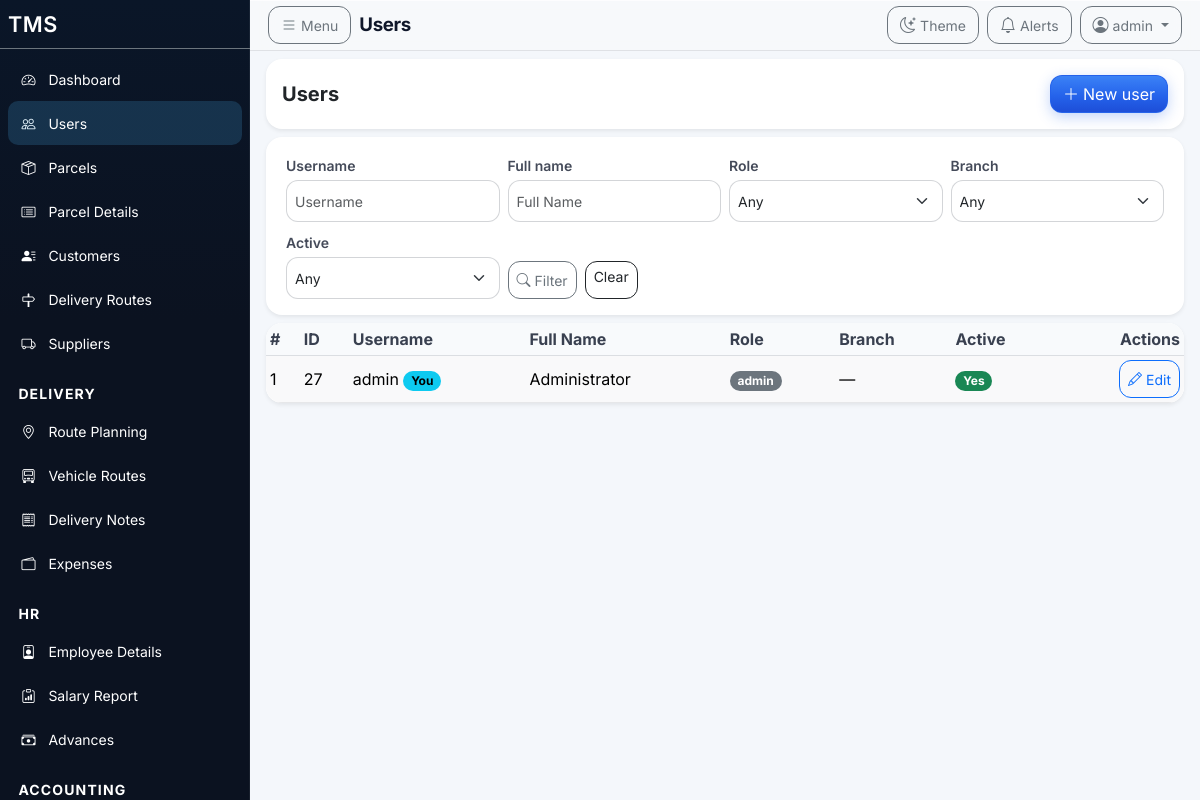
Page /index.php?page=users (signed in) on the earlier database version.
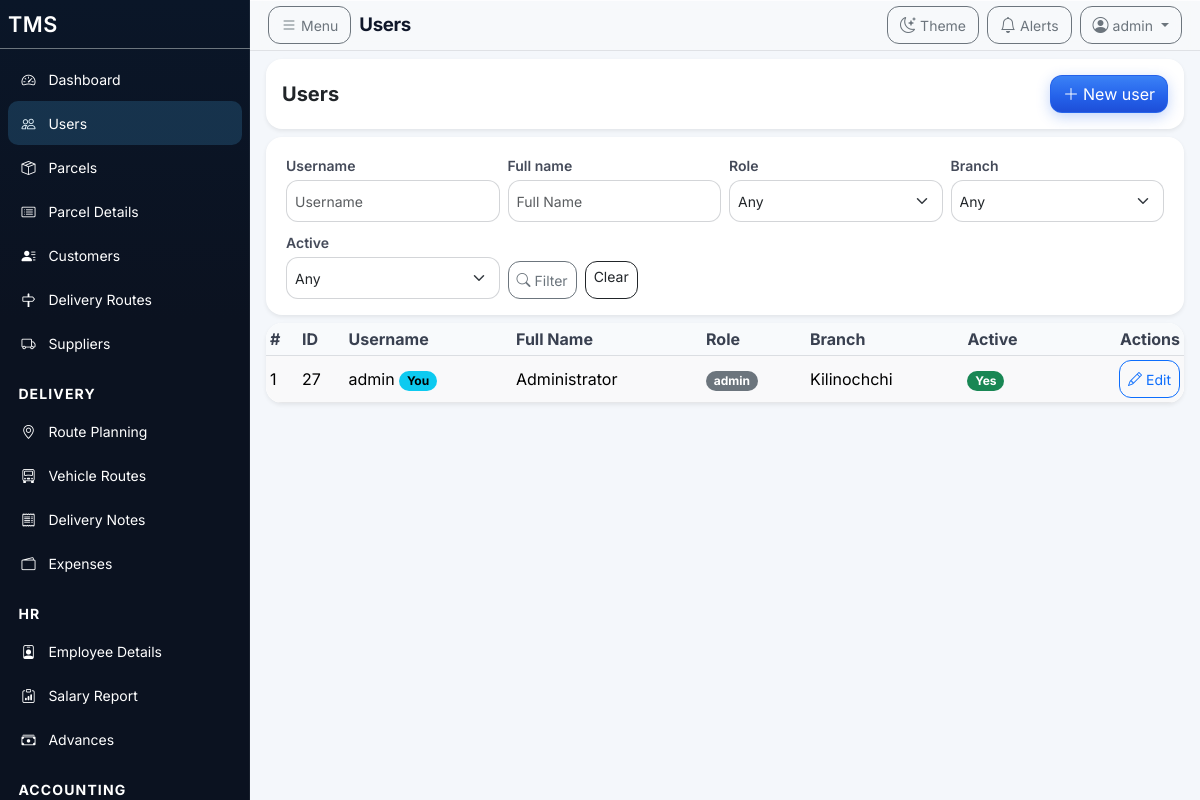
Same page on the later database version.
### tables this page shows
CREATE TABLE `users` (
  `id` bigint unsigned NOT NULL AUTO_INCREMENT,
  `username` varchar(50) NOT NULL,
  `password_hash` varchar(255) NOT NULL,
  `full_name` varchar(120) NOT NULL,
  `role` varchar(50) DEFAULT NULL,
  `branch_id` bigint unsigned DEFAULT NULL,
  `is_main_branch` tinyint(1) NOT NULL DEFAULT '0',
  `active` tinyint(1) NOT NULL DEFAULT '1',
  `created_at` timestamp NULL DEFAULT CURRENT_TIMESTAMP,
  `updated_at` timestamp NULL DEFAULT CURRENT_TIMESTAMP ON UPDATE CURRENT_TIMESTAMP,
  PRIMARY KEY (`id`),
  UNIQUE KEY `username` (`username`),
  KEY `fk_users_branch` (`branch_id`)
);

CREATE TABLE `branches` (
  `id` bigint unsigned NOT NULL AUTO_INCREMENT,
  `name` varchar(100) NOT NULL,
  `address_tamil` varchar(500) DEFAULT NULL,
  `address_english` varchar(500) DEFAULT NULL,
  `phones` varchar(255) DEFAULT NULL,
  `settings_slot` tinyint DEFAULT NULL COMMENT '0-2 Settings letterhead slots',
  `code` varchar(20) NOT NULL,
  `location` varchar(255) DEFAULT NULL,
  `is_main` tinyint(1) NOT NULL DEFAULT '0',
  `is_active` tinyint(1) NOT NULL DEFAULT '1',
  `is_default` tinyint(1) NOT NULL DEFAULT '0',
  `created_at` timestamp NULL DEFAULT CURRENT_TIMESTAMP,
  `updated_at` timestamp NULL DEFAULT CURRENT_TIMESTAMP ON UPDATE CURRENT_TIMESTAMP,
  PRIMARY KEY (`id`),
  UNIQUE KEY `code` (`code`)
);

### views/users/index.php (the view, shortened to what the changed rows need)
<?php
  $currentUserId = (int)($currentUserId ?? 0);
?>
<div class="container-fluid px-0">
  <div class="row g-2">
    <div class="col-12">
      <div class="card shadow-sm rounded-3 border-0 overflow-hidden">
        <div class="card-body p-0">
          <div class="table-responsive">
            <table class="table table-sm table-striped align-middle datatable mb-0">
              <thead>
                <tr>
                  <th>#</th>
                  <th>ID</th>
                  <th>Username</th>
                  <th>Full Name</th>
                  <th>Role</th>
                  <th>Branch</th>
                  <th>Active</th>
                  <th class="text-end">Actions</th>
                </tr>
              </thead>
              <tbody>
                <?php $rowNum = 0; foreach (($users ?? []) as $u): $rowNum++; ?>
                  <?php $uid = (int)($u['id'] ?? 0); $isSelf = ($currentUserId > 0 && $uid === $currentUserId); ?>
                  <tr>
                    <td><?php echo (int)$rowNum; ?></td>
                    <td><?php echo $uid; ?></td>
                    <td><?php echo htmlspecialchars((string)($u['username'] ?? '')); ?><?php if ($isSelf): ?> <span class="badge text-bg-info">You</span><?php endif; ?></td>
                    <td><?php echo htmlspecialchars((string)($u['full_name'] ?? '')); ?></td>
                    <td><span class="badge text-bg-secondary"><?php echo htmlspecialchars((string)($u['role'] ?? '')); ?></span></td>
                    <td><?php echo htmlspecialchars($u['branch_name'] ?? '—'); ?></td>
                    <td><?php echo ((int)($u['active'] ?? 0) === 1) ? '<span class="badge text-bg-success">Yes</span>' : '<span class="badge text-bg-secondary">No</span>'; ?></td>
                    <td class="text-end text-nowrap">
                      <a class="btn btn-sm btn-outline-primary d-inline-flex align-items-center gap-1" href="<?php echo Helpers::baseUrl('index.php?page=users&action=edit&id='.$uid); ?>"><i class="bi bi-pencil" aria-hidden="true"></i><span>Edit</span></a>
                    </td>
                  </tr>
                <?php endforeach; ?>
              </tbody>
            </table>
          </div>
        </div>
      </div>
    </div>
  </div>
</div>

### views/layout/header.php (shortened to what the changed rows need)
<?php
$user = Auth::user();
?>
<!doctype html>
<html lang="en">
<head>
  <link href="https://cdn.jsdelivr.net/npm/bootstrap@5.3.3/dist/css/bootstrap.min.css" rel="stylesheet">
  <link rel="stylesheet" href="https://cdn.jsdelivr.net/npm/bootstrap-icons@1.11.3/font/bootstrap-icons.css">
  <link rel="stylesheet" href="https://cdn.jsdelivr.net/npm/datatables.net-bs5@2.1.8/css/dataTables.bootstrap5.min.css">
  <link rel="stylesheet" href="https://cdn.jsdelivr.net/npm/choices.js/public/assets/styles/choices.min.css">
  <link rel="stylesheet" href="<?php echo Helpers::baseUrl('assets/css/report-master.css?v=1'); ?>">
  <link rel="stylesheet" href="<?php echo Helpers::baseUrl('assets/css/tms-design-system.css'); ?>">
  <link rel="stylesheet" href="<?php echo Helpers::baseUrl('assets/css/app-layout-rebuild.css'); ?>">
</head>
<body>
<?php
  $currentPage = $_GET['page'] ?? '';
  $action = $_GET['action'] ?? '';
  $canCreateParcels = Auth::canCreateParcels();
  $parcelsCreateUrl = $canCreateParcels
    ? Helpers::baseUrl('index.php?page=parcels&action=new')
    : Helpers::baseUrl('index.php?page=parcels');
  $parcelsListUrl = Helpers::baseUrl('index.php?page=parcels');
  $isParcelsCreateActive = ($currentPage === 'parcels' && in_array($action, ['new','edit'], true));
  $isParcelsListActive = ($currentPage === 'parcels' && !in_array($action, ['new','edit'], true));
  $isDN = ($currentPage === 'delivery_notes');
  $dnAction = $action;
  $isRouteActive = $isDN && ($dnAction === 'route');
  $isRouteVehiclesActive = $isDN && ($dnAction === 'route_vehicles' || $dnAction === 'route_detail');
  $isDNIndexActive = $isDN && ($dnAction === '' || $dnAction === 'index');
  $navCurrent = static function (bool $active): string {
    return $active ? ' aria-current="page"' : '';
  };
?>
<?php if ($user): ?>
<div class="app app-layout">
  <nav id="sidebar" class="tms-sidebar app-sidebar bg-dark text-white" aria-label="Primary navigation">
    <div class="p-2 border-bottom border-secondary d-flex align-items-center justify-content-between gap-2">
      <a class="navbar-brand text-white text-decoration-none fw-semibold mb-0" href="<?php echo Helpers::baseUrl('index.php?page=dashboard'); ?>">TMS</a>
    </div>
    <?php if ($user): ?>
    <ul class="nav nav-pills flex-column p-2 small" role="list">
      <li class="nav-item"><a class="nav-link text-white <?php echo $currentPage==='dashboard'?'active':''; ?>" href="<?php echo Helpers::baseUrl('index.php?page=dashboard'); ?>"<?php echo $navCurrent($currentPage==='dashboard'); ?>><i class="bi bi-speedometer2" aria-hidden="true"></i><span>Dashboard</span></a></li>
      <?php if (($user['role'] ?? '') === 'admin'): ?>
        <li class="nav-item"><a class="nav-link text-white <?php echo $currentPage==='users'?'active':''; ?>" href="<?php echo Helpers::baseUrl('index.php?page=users'); ?>"<?php echo $navCurrent($currentPage==='users'); ?>><i class="bi bi-people" aria-hidden="true"></i><span>Users</span></a></li>
      <?php endif; ?>
      <li class="nav-item"><a class="nav-link text-white <?php echo $isParcelsCreateActive?'active':''; ?>" href="<?php echo $parcelsCreateUrl; ?>"<?php echo $navCurrent($isParcelsCreateActive); ?>><i class="bi bi-box-seam" aria-hidden="true"></i><span>Parcels</span></a></li>
      <li class="nav-item"><a class="nav-link text-white <?php echo $isParcelsListActive?'active':''; ?>" href="<?php echo $parcelsListUrl; ?>"<?php echo $navCurrent($isParcelsListActive); ?>><i class="bi bi-card-list" aria-hidden="true"></i><span>Parcel Details</span></a></li>
      <li class="nav-item"><a class="nav-link text-white <?php echo $currentPage==='customers'?'active':''; ?>" href="<?php echo Helpers::baseUrl('index.php?page=customers'); ?>"<?php echo $navCurrent($currentPage==='customers'); ?>><i class="bi bi-person-lines-fill" aria-hidden="true"></i><span>Customers</span></a></li>
      <li class="nav-item"><a class="nav-link text-white <?php echo $currentPage==='delivery_routes'?'active':''; ?>" href="<?php echo Helpers::baseUrl('index.php?page=delivery_routes'); ?>"<?php echo $navCurrent($currentPage==='delivery_routes'); ?>><i class="bi bi-signpost" aria-hidden="true"></i><span>Delivery Routes</span></a></li>
      <li class="nav-item"><a class="nav-link text-white <?php echo $currentPage==='suppliers'?'active':''; ?>" href="<?php echo Helpers::baseUrl('index.php?page=suppliers'); ?>"<?php echo $navCurrent($currentPage==='suppliers'); ?>><i class="bi bi-truck" aria-hidden="true"></i><span>Suppliers</span></a></li>
      <li class="nav-item nav-section">Delivery</li>
      <li class="nav-item"><a class="nav-link text-white <?php echo $isRouteActive?'active':''; ?>" href="<?php echo Helpers::baseUrl('index.php?page=delivery_notes&action=route'); ?>"<?php echo $navCurrent($isRouteActive); ?>><i class="bi bi-geo-alt" aria-hidden="true"></i><span>Route Planning</span></a></li>
      <li class="nav-item"><a class="nav-link text-white <?php echo $isRouteVehiclesActive?'active':''; ?>" href="<?php echo Helpers::baseUrl('index.php?page=delivery_notes&action=route_vehicles'); ?>"<?php echo $navCurrent($isRouteVehiclesActive); ?>><i class="bi bi-truck-front" aria-hidden="true"></i><span>Vehicle Routes</span></a></li>
      <li class="nav-item"><a class="nav-link text-white <?php echo $isDNIndexActive?'active':''; ?>" href="<?php echo Helpers::baseUrl('index.php?page=delivery_notes'); ?>"<?php echo $navCurrent($isDNIndexActive); ?>><i class="bi bi-receipt" aria-hidden="true"></i><span>Delivery Notes</span></a></li>
      <?php if (Auth::canManageExpenses()): ?>
        <li class="nav-item"><a class="nav-link text-white <?php echo $currentPage==='expenses'?'active':''; ?>" href="<?php echo Helpers::baseUrl('index.php?page=expenses'); ?>"<?php echo $navCurrent($currentPage==='expenses'); ?>><i class="bi bi-wallet2" aria-hidden="true"></i><span>Expenses</span></a></li>
      <?php endif; ?>
      <?php if (Auth::hasAnyRole(['admin','accountant'])): ?>
        <li class="nav-item nav-section">HR</li>
        <li class="nav-item"><a class="nav-link text-white <?php echo ($currentPage==='employees' && $action!=='payroll')?'active':''; ?>" href="<?php echo Helpers::baseUrl('index.php?page=employees'); ?>"<?php echo $navCurrent($currentPage==='employees' && $action!=='payroll'); ?>><i class="bi bi-person-badge" aria-hidden="true"></i><span>Employee Details</span></a></li>
        <li class="nav-item"><a class="nav-link text-white <?php echo ($currentPage==='employees' && $action==='payroll')?'active':''; ?>" href="<?php echo Helpers::baseUrl('index.php?page=employees&action=payroll'); ?>"<?php echo $navCurrent($currentPage==='employees' && $action==='payroll'); ?>><i class="bi bi-clipboard-data" aria-hidden="true"></i><span>Salary Report</span></a></li>
        <li class="nav-item"><a class="nav-link text-white <?php echo $currentPage==='advances'?'active':''; ?>" href="<?php echo Helpers::baseUrl('index.php?page=advances'); ?>"<?php echo $navCurrent($currentPage==='advances'); ?>><i class="bi bi-cash-stack" aria-hidden="true"></i><span>Advances</span></a></li>
        <li class="nav-item nav-section">Accounting</li>
      <?php endif; ?>
    </ul>
    <?php endif; ?>
  </nav>
  <main id="main-content" class="content-wrapper app-content flex-grow-1" role="main" tabindex="-1">
    <?php
      $pageTitle = 'Dashboard';
      if ($currentPage && $currentPage !== 'dashboard') {
        $pageTitle = ucwords(str_replace('_', ' ', (string)$currentPage));
      }
    ?>
    <div class="topbar" role="banner">
      <div class="container-fluid px-2">
        <div class="topbar-inner">
          <div class="d-flex align-items-center gap-2 min-w-0 flex-grow-1 topbar-title-block">
            <button class="btn btn-outline-secondary d-flex align-items-center gap-1 flex-shrink-0" type="button" title="Open navigation menu" data-role="sidebar-open" aria-label="Open navigation menu" aria-controls="sidebar" aria-expanded="false"><i class="bi bi-list" aria-hidden="true"></i><span class="d-none d-sm-inline small">Menu</span></button>
            <div class="min-w-0 flex-grow-1">
              <p class="page-title text-truncate mb-0"><?php echo htmlspecialchars($pageTitle); ?></p>
            </div>
          </div>
          <div class="d-flex align-items-center gap-2 flex-shrink-0 topbar-actions">
            <button class="btn btn-outline-secondary d-flex align-items-center gap-1" type="button" id="themeToggleBtn" aria-label="Toggle theme" title="Toggle light and dark mode">
              <i class="bi bi-moon-stars" aria-hidden="true"></i><span class="d-none d-md-inline small">Theme</span>
            </button>
            <button class="btn btn-outline-secondary d-flex align-items-center gap-1" type="button" title="Notifications (coming soon)" aria-label="Notifications"><i class="bi bi-bell" aria-hidden="true"></i><span class="d-none d-md-inline small">Alerts</span></button>
            <div class="dropdown">
              <button class="btn btn-outline-secondary d-flex align-items-center gap-1 dropdown-toggle no-caret" type="button" data-bs-toggle="dropdown" aria-expanded="false" title="Account menu" aria-label="Account menu">
                <i class="bi bi-person-circle" aria-hidden="true"></i><span class="d-none d-lg-inline small text-truncate" style="max-width:8rem"><?php echo htmlspecialchars((string)($user['username'] ?? ($user['name'] ?? 'Account'))); ?></span>
              </button>
            </div>
          </div>
        </div>
      </div>
    </div>
    <div class="container-fluid px-2 py-2 flex-grow-1 d-flex flex-column min-vh-0">
<?php else: ?>
<a href="#main-content" class="skip-link visually-hidden-focusable">Skip to main content</a>
<main id="main-content" class="container-fluid px-2 py-3" tabindex="-1" role="main">
<?php endif; ?>

Differences in the rows shown:
changed users "admin": branch.name "—" → "Kilinochchi"
